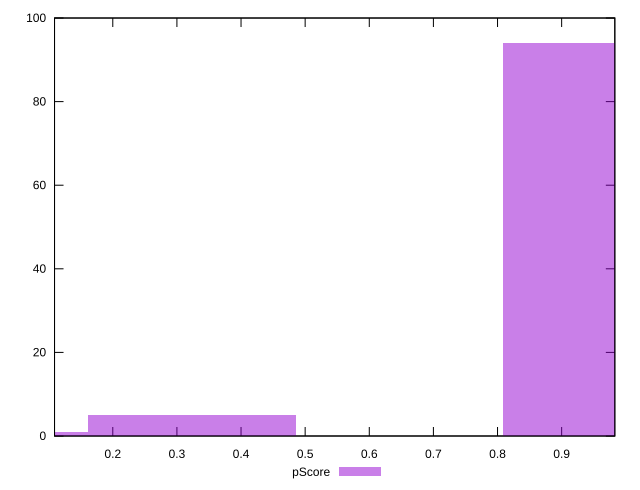

Source code (gnuplot):
reset

$pScore <<EOF
0 1
0.9705507106684368 94
0.3235169035561456 5
EOF

set key outside below
set boxwidth 0.3235169035561456
set xrange [0.10915256871881268:0.9829203646397433]
set yrange [0:100]
set trange [0:100]
set style fill transparent solid 0.5 noborder
set terminal svg size 640, 490 enhanced background rgb 'white'
set output "reports/report_00033_2021-03-01T14-23-16.841Z/first-cpu-idle/samples/astro-inner-cached/pScore/histogram.svg"

plot $pScore title "pScore" with boxes

reset
